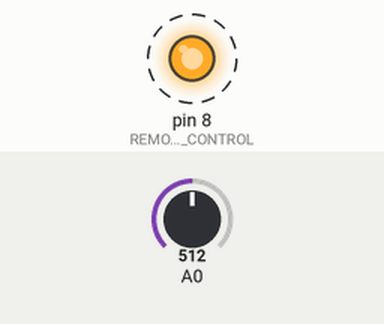
Bench run of a sketch on a simulated Arduino Uno, built with avr-gcc and run on an emulated ATmega328P. Parts: output pins drawn as LEDs (lit = HIGH). Dashed ring = blinking. The test bench sets the inputs (shaded band); at power-on: A0 = 512.

Above: at 1.4 s.
1.5 s: A0 set to 972
4.7 s: A0 set to 989
At 5.6 s:
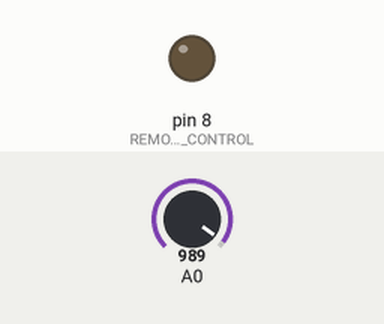
6.3 s: A0 set to 900
At 6.8 s:
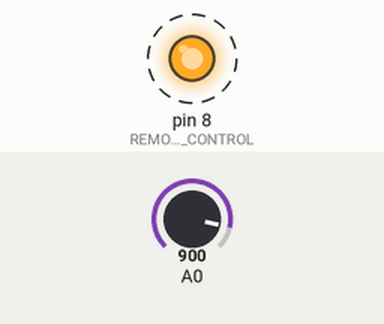
9.5 s: A0 set to 1023
At 10.6 s:
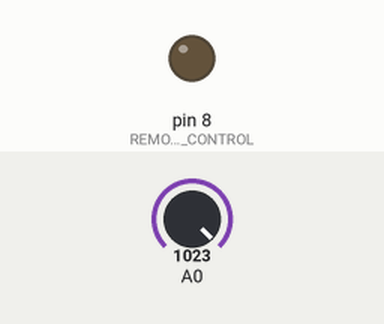
Timing chart, 0 to 12.4 s (numbered marks = the images above; inputs shaded):
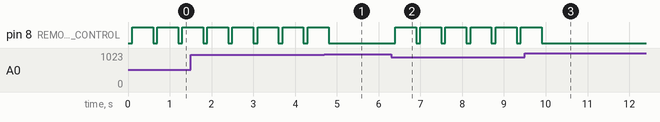

The sketch:

Lichtschranke.ino
```cpp
#define REMOTE_CONTROL 8

int helligkeit = 980;
int control_delay = 100;
int sensorValue;

// Setup
void setup() {
  // Serial.begin(9600);
  // tone(8, 4000, 100);
  pinMode(REMOTE_CONTROL, OUTPUT);
  digitalWrite(REMOTE_CONTROL, LOW);
}

void make_picture() {
  digitalWrite(REMOTE_CONTROL, HIGH);
  delay(500);
  digitalWrite(REMOTE_CONTROL, LOW);
}

// Loop
void loop() {
  // put your main code here, to run repeatedly:
  sensorValue = analogRead(A0);
  // Serial.println(sensorValue);
  if(sensorValue < helligkeit) {
    if(control_delay > 0) {
      delay(control_delay);
    }
    make_picture();
  }
}
```

Measured:
- the behaviour switches between 979 and 980 on A0 (found by bisection; images 0 and 1)
- after the input at 4.7 s, pin 8 (REMOTE_CONTROL): goes on until 4.8 s, then stays LOW
- after the input at 6.3 s, pin 8 (REMOTE_CONTROL): alternates HIGH for 0.50 s and LOW for 0.10 s, starting after 0.10 s
- after the input at 9.5 s, pin 8 (REMOTE_CONTROL): goes on until 9.9 s, then stays LOW
- by itself, pin 8 (REMOTE_CONTROL): alternates HIGH for 0.50 s and LOW for 0.10 s
